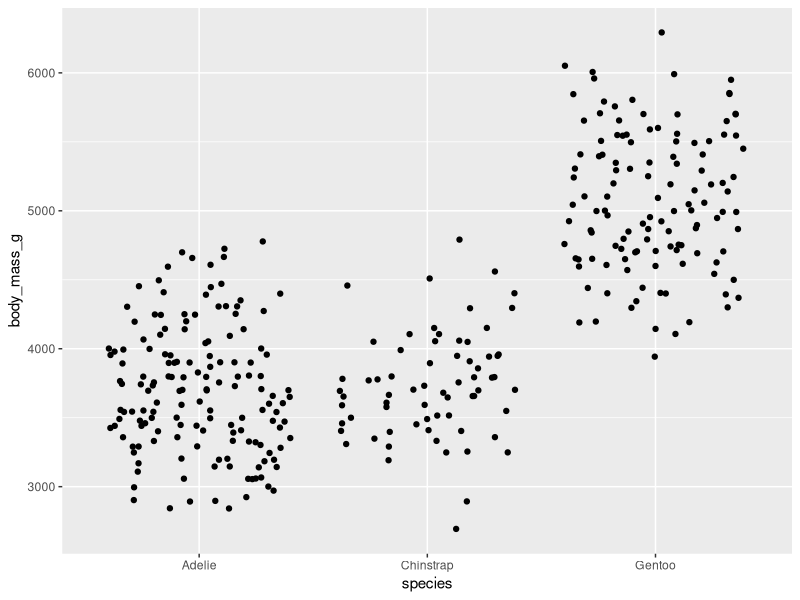
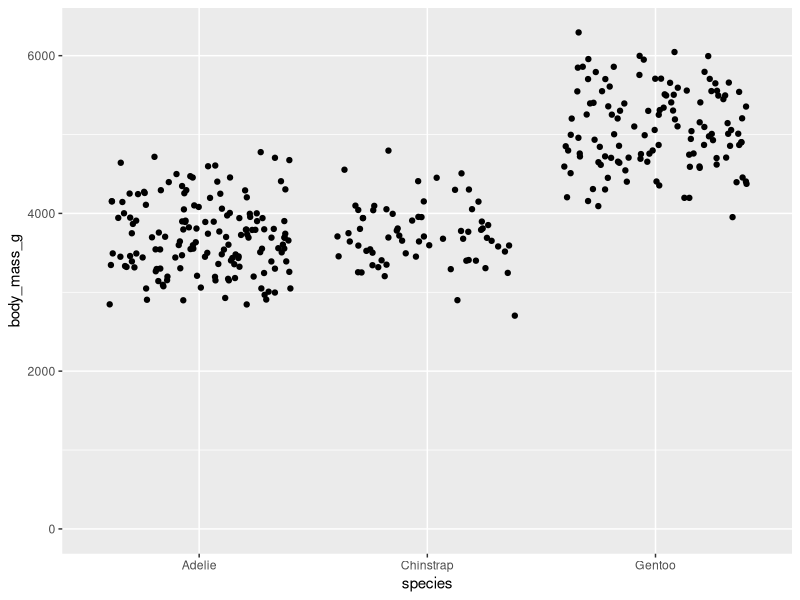
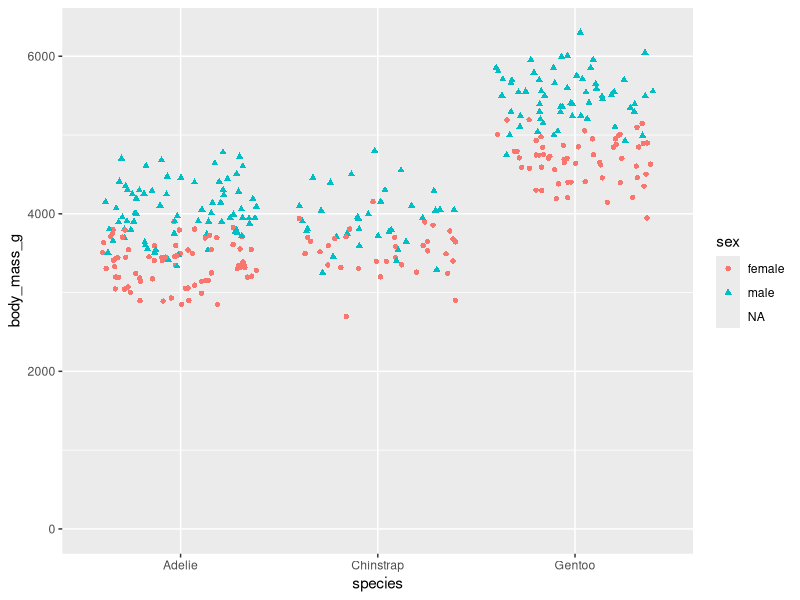
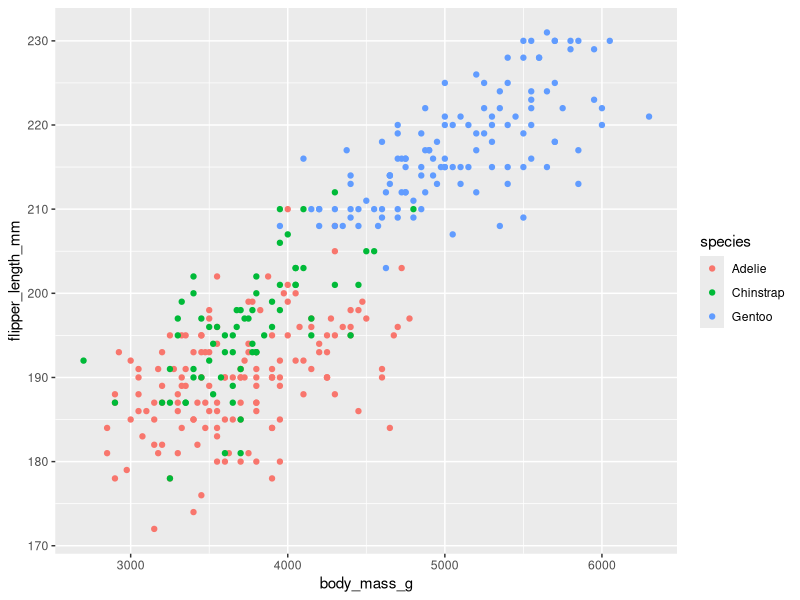
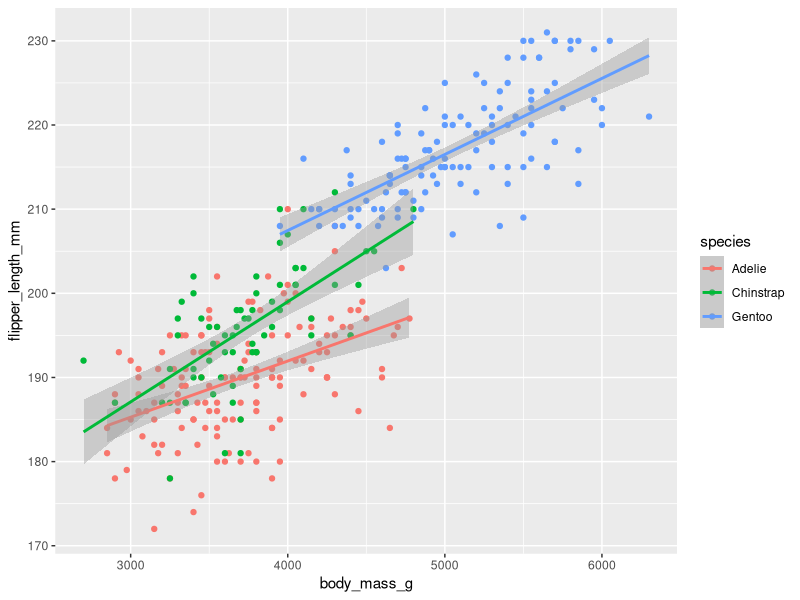
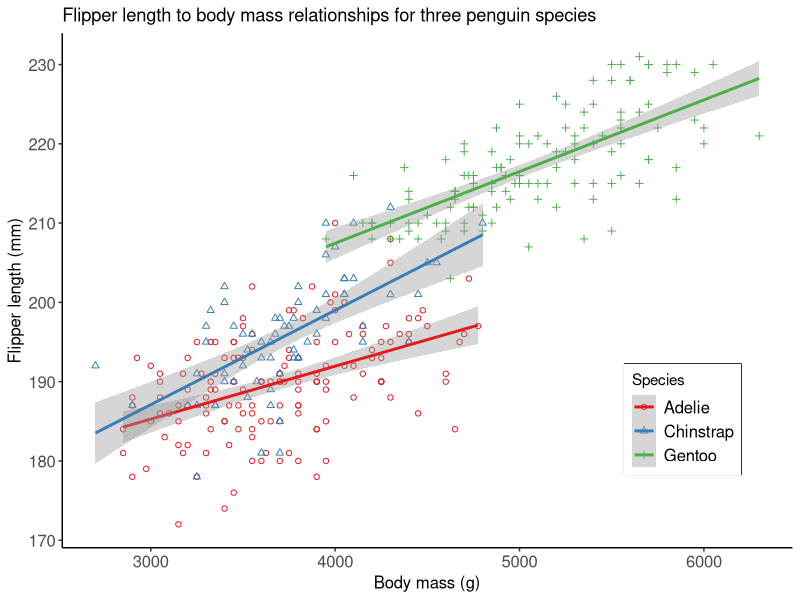

These charts were generated, in order, by the following R code:
##
##
##    Workshop #3: Making graphs
##
##    Objective:  In this lesson, we will begin using ggplot2 to make graphs.
##                
##    Authors:    Calvin J. Munson
##
##    Date:       Aug. 29th, 2023
##
##
##


# 1. Set up ---------------------------------------------------------------

# Load in packages
library(tidyverse)
library(palmerpenguins)

# Checkout the data!
penguins

# Using the ? before this dataset (like we can do with a function) brings up a help page
?penguins

# What are the column names in this dataset?
colnames(penguins)

# What are the unique species in this dataset?
penguins$species %>% unique()

## What are some relationships we can explore?
# For one species, body mass vs sex
# Flipper length vs body mass
# Body mass vs species


# 2. Body mass as a function of species -----------------------------------

# Use geom_jitter (which is the same as geom_point, but with random "jitter" added to each point's x and y locations)
ggplot(penguins, aes(x = species, y = body_mass_g)) +
  geom_jitter()


# * 2.1 Adjust the y axis limits of the plot ------------------------------

# Include 0 in the ylimit
ggplot(penguins, aes(x = species, y = body_mass_g)) +
  geom_jitter() +
  # The first argument in ylim() is the y minimum, the second value is the maximum. 
  # We can replace either value with NA to revert to the default, which adds just a bit of extra space above or below the max or min data point
  ylim(0, NA) 


# 3. Body mass as a function of sex ---------------------------------------

# Changethe color and shape of the points to reflect the sex of that penguin 
# (remember, each point is an individual penguin that has a unique value for species, sex, bodymass, etc)
ggplot(penguins, aes(x = species, y = body_mass_g, color = sex, shape = sex)) +
  geom_jitter() +
  ylim(0, NA)



# 4. Flipper length vs body mass ------------------------------------------

# Now let's color the points by species
ggplot(penguins, aes(x = body_mass_g, y = flipper_length_mm, color = species)) +
  geom_point()


# * 4.1 Add regression line using geom_smooth -----------------------------

# geom_smooth() is a geom that calculates a regression relationship between the x and y variables you specify
# If you include a categorical group in the ggplot (e.g. you change the color or shape of the points to reflect the species (or sex)),
# then geom_smooth will calculate separate regressions for each species
ggplot(penguins, aes(x = body_mass_g, y = flipper_length_mm, color = species)) +
  geom_point() +
  # Use method = "lm" within geom_smooth to get the linear model output (aka regression). Default is a funky thing called loess. Check it out if you're curious.
  geom_smooth(method = "lm")



# 5. Changing axis and legend titles and lots of other things --------------------------------------

# Now let's have some fun modifying various components of the plot!

ggplot(penguins, aes(x = body_mass_g, y = flipper_length_mm, color = species, shape = species)) +
  geom_point() +
  geom_smooth(method = "lm") +
  # the labs() function allows you to change the labels on the axes, legends, titles, etc.
  labs(x = "Body mass (g)",
       y = "Flipper length (mm)",
       title = "Flipper length to body mass relationships for three penguin species",
       shape = "Species",
       color = "Species") +
  # The scale_x_x family of functions allows us to set either preset or manual color schemes, shape schemes, etc
  scale_color_brewer(palette = "Set1") +
  scale_shape_manual(values = c(1, 2, 3)) +
  # Themes allow us to change the non-data-related aspects of our plots, like font size, axis tick marks, etc
  # built in themes, like theme_classic() or theme_minimal() are a good first step to get away from the default
  theme_classic() +
  # You can also manually change all of the components in the theme() function
  # Depending on what you are modifying (whether it's something with text, a line), specific functions like element_text() and element_rect() need to be used
  # Google is a huge help when modifying theme elements.
  theme(legend.box.background = element_rect(color = "black"),
        legend.position = c(0.85, 0.25),
        axis.text.y = element_text(size = 12),
        axis.text.x = element_text(size = 12),
        axis.title.y = element_text(size = 12),
        axis.title.x = element_text(size = 12),
        legend.text = element_text(size = 12))




